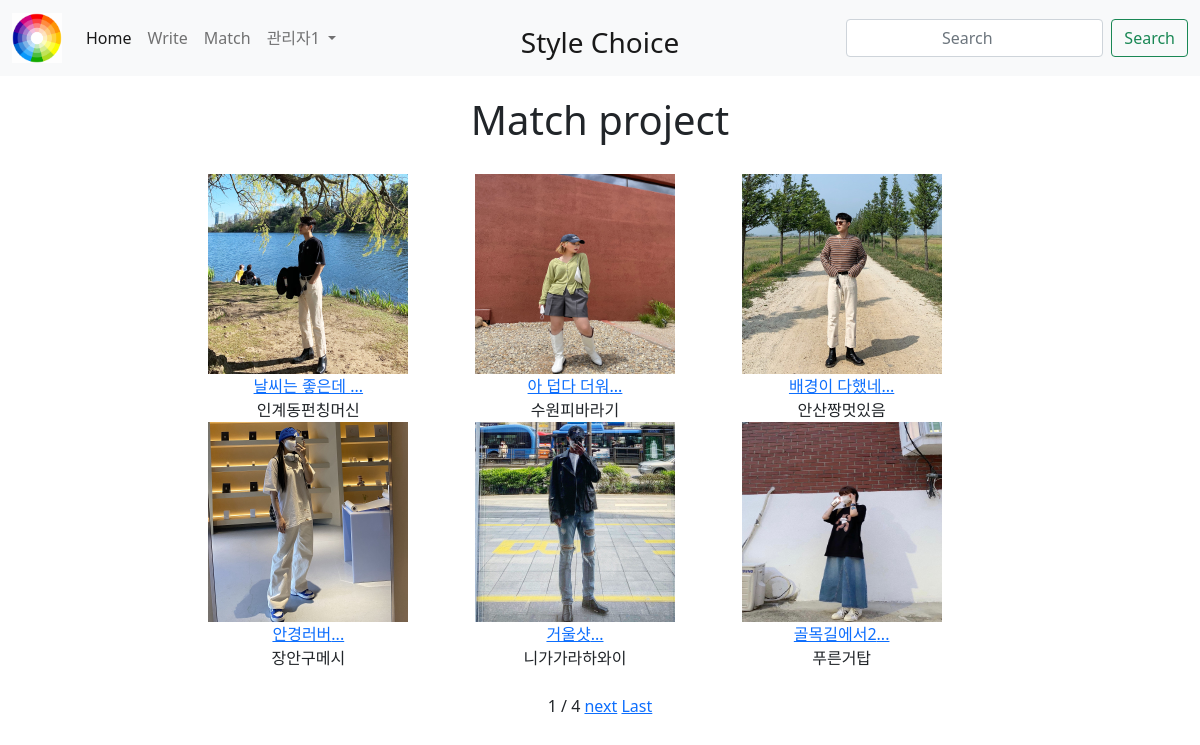
/ (signed in), run on the app's committed database.
### account/models.py (models this page shows)
class CustomUser(AbstractUser): # 해당 프로젝트 setting.spy urls.py 주석처리 해주고 makemigratinos, migrate해주어야함
    nickname = models.CharField(max_length=10)

### match/models.py (models this page shows, shortened)
class Match(models.Model):
    title = models.CharField(max_length=100)
    writer = models.CharField(max_length=50)
    pub_date = models.DateTimeField()
    body = models.TextField()
    image = models.ImageField(upload_to="match/", blank = True, null = True) #media_url에 등록된 media폴더 안에 match라는 폴더를 만들어서 관리하겠다는 설정
    def summary_title(self):
        return self.title[:8]

### match/views.py (the view)
# urls.py: 2. Add a URL to urlpatterns:  path('', views.home, name='home')
def home(request):
    matches = Match.objects.order_by('-pub_date') #all()말고 다른 method #-pub_date는 역순 = 최신글들이 위로 보여짐
    search = request.GET.get('search')
    if search == 'true':
        writer = request.GET.get('writer')
        matches = Match.objects.filter(writer=writer)
    paginator = Paginator(matches, 6)
    page = request.GET.get('page') #GET에 .get을 하면 정보가 없어도 표현가능하다.
    matches = paginator.get_page(page)
    return render(request, 'home.html', {'matches':matches})

### match/templates/home.html (shortened to what this page needs)
{% extends 'base.html' %}
{% block content %}
    <h1 id="head">Match project</h1>
        <div class="box_container">
            {% for match in matches %}
            <div class="box">
                {% if match.image %}
                <img src="{{match.image.url}}" alt="" style="width:200px; height:200px;"><br>
                {% endif %}
                <a href = "{% url 'detail' match.id %}">{{match.summary_title}}... </a>
                <span>
                    <br>
                    {{match.writer}}
            </div>
            {% endfor %}
        </div>
    <br>
    <span>{{matches.number}}</span>
    <span> / </span>
    <span>{{matches.paginator.num_pages}}</span>
    {% if matches.has_next %}
    <a href="?page={{matches.next_page_number}}">next</a>
    <a href="?page={{matches.paginator.num_pages}}">Last</a>
    {% endif %}
{% endblock %}

### ideathon/templates/base.html (shortened to what this page needs)
<!DOCTYPE html>
<html lang="en">
<head>
    <link href="https://cdn.jsdelivr.net/npm/bootstrap@5.1.0/dist/css/bootstrap.min.css" rel="stylesheet">
</head>
<body>
    {% load static %}
    <nav class="navbar navbar-expand-lg navbar-light bg-light">
        <div class="container-fluid">
            <a class="navbar-brand" href="{% url 'home' %}">
              <img src="{% static 'home.png' %}" alt= '' width='50' height= '50'>
            </a>
          <div class="collapse navbar-collapse" id="navbarSupportedContent">
            <ul class="navbar-nav me-auto mb-2 mb-lg-0">
              <li class="nav-item">
                <a class="nav-link active" aria-current="page" href="{% url 'home' %}">Home</a>
              </li>
              {%if user.is_authenticated %}
              <li class="nav-item">
                <a class="nav-link" href="{% url 'new' %}">Write</a>
              </li>
              {% endif %}
              <li class="nav-item">
                <a class="nav-link" href="#" onclick=Develop()>Match</a>
              </li>
              <li class="nav-item dropdown">
                <a class="nav-link dropdown-toggle" href="#" id="navbarDropdown" role="button" data-bs-toggle="dropdown" aria-expanded="false">
                    {% if user.is_authenticated %}
                      {% if user.nickname is not None  %}
                        {{user.nickname}}
                      {% else %}
                        {{user.username}}(운영자)님
                      {% endif %}
                    {% else %}
                      Dropdown
                    {% endif %}
                </a>
              </li>
              <li class="nav-item">
                <a class="nav-link active" href="{% url 'home' %}" aria-current="page" style="position:absolute; left:50%; transform:translate(-50%)">
                    <h3>Style Choice</h3>
                </a>
              </li>
            </ul>
            <form class="d-flex">
              <input class="form-control me-2" type="search" placeholder="Search" aria-label="Search">
              <button class="btn btn-outline-success" type="submit" onclick=Develop()>Search</button>
            </form>
          </div>
        </div>
    </nav>
    {% block content %}
    {% endblock %}
</body>
</html>

### ideathon/templates/base.html (style rules this page uses)
* { text-align: center; }
.box_container { width: 800px; margin: 0 auto; display: flex; flex-direction: row; flex-wrap: wrap; justify-content: space-around; }
.box { margin-right: 50px; }
#head { margin-top: 20px; margin-bottom: 30px; }

### data on the page
CustomUser: nickname "관리자1"
Match: image (picture), summary_title "날씨는 좋은데", writer "인계동펀칭머신"
Match: image (picture), summary_title "아 덥다 더워", writer "수원피바라기"
Match: image (picture), summary_title "배경이 다했네", writer "안산짱멋있음"
Match: image (picture), summary_title "안경러버", writer "장안구메시"
Match: image (picture), summary_title "거울샷", writer "니가가라하와이"
Match: image (picture), summary_title "골목길에서2", writer "푸른거탑"

### other printed values
{{ matches.number }} "1"
{{ matches.paginator.num_pages }} "4"
